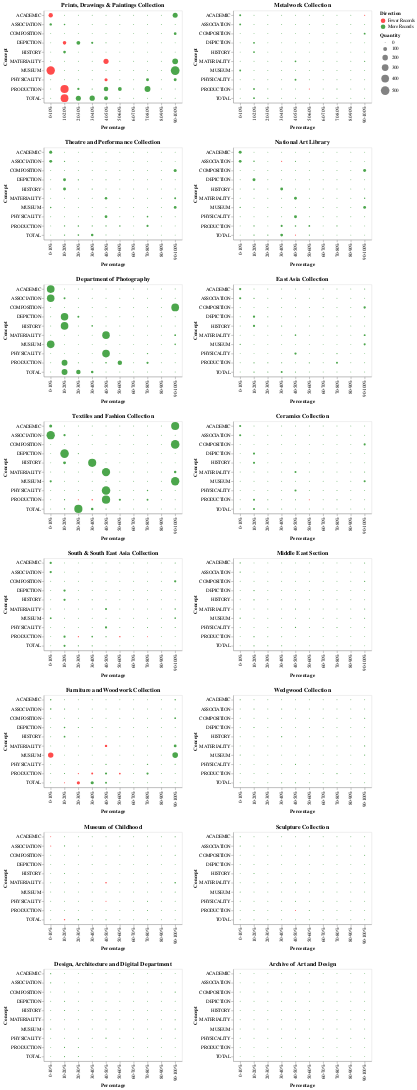

The notebook cell this image was saved under:
### Code cell
import altair as alt
import numpy as np

ranges = [0,0.1,0.2,0.3,0.4,0.5,0.6,0.7,0.8,0.9,1]
charts = []
hcharts = []
count = 0

for dept_code in depts:
  dept_diff_rows_df = pd.DataFrame()
  dept_cur_stats_df = tidied_cur_month_df.loc[tidied_cur_month_df[' collectionCode'] == dept_code]
  dept_last_stats_df =  tidied_last_month_df.loc[tidied_last_month_df[' collectionCode'] == dept_code]

  if(len(dept_cur_stats_df) < 10):
        continue
    
  # Now need to loop over each completeness coll in turn
  for cur_column, last_column in zip(dept_cur_stats_df.columns[1:], dept_last_stats_df.columns[1:]):
    
    cur_dept_col_counts = dept_cur_stats_df[cur_column].groupby(pd.cut(dept_cur_stats_df[cur_column], ranges, labels=["0-10%","10-20%","20-30%","30-40%","40-50%","50-60%","60-70%","70-80%","80-90%","90-100%"], include_lowest=True)).count()
    last_dept_col_counts = dept_last_stats_df[last_column].groupby(pd.cut(dept_last_stats_df[last_column], ranges, labels=["0-10%","10-20%","20-30%","30-40%","40-50%","50-60%","60-70%","70-80%","80-90%","90-100%"], include_lowest=True)).count()
    diff_dept_col_counts = cur_dept_col_counts.subtract(last_dept_col_counts, fill_value=0)
    
    dept_diff_rows_df = dept_diff_rows_df.append(diff_dept_col_counts, ignore_index=False)
    
  dept_diff_rows_df = dept_diff_rows_df.rename_axis('Concept').rename_axis('Percentages', axis='columns')
    # TO handle converting from CategoricalIndex - may change https://github.com/pandas-dev/pandas/issues/19136
  dept_diff_rows_df.columns = dept_diff_rows_df.columns.tolist()
  dept_diff_rows_df = dept_diff_rows_df.reset_index()
  dept_diff_rows_melt_df = dept_diff_rows_df.melt(id_vars=['Concept'], var_name='Percentage', value_name='Change')
  
  # Replace zero values with Nan so altair doesn't show them
    
  dept_diff_rows_melt_df.replace(0, np.nan, inplace=True)

  chart = alt.Chart(dept_diff_rows_melt_df).mark_circle().encode(
    alt.X('Percentage:O'),
    alt.Y('Concept:O'),
    alt.Size('Quantity:Q'),
    alt.Color('Direction:N', scale=alt.Scale(domain=['Fewer Records', 'More Records'], range=['red', 'green'])),
    tooltip=['Change']
  ).transform_calculate(
      Quantity='abs(datum.Change)',
      Direction='if(datum.Change < 0, "Fewer Records", "More Records")'
  ).properties(title="%s" % (deptNames[dept_code]), width=300)
    
  charts.append(chart)
  if count > 0:
      hcharts.append(alt.hconcat(*charts))
      charts = []
      count = 0
  else:
      count += 1

hcharts.append(alt.hconcat(*charts))

alt.vconcat(*hcharts)
